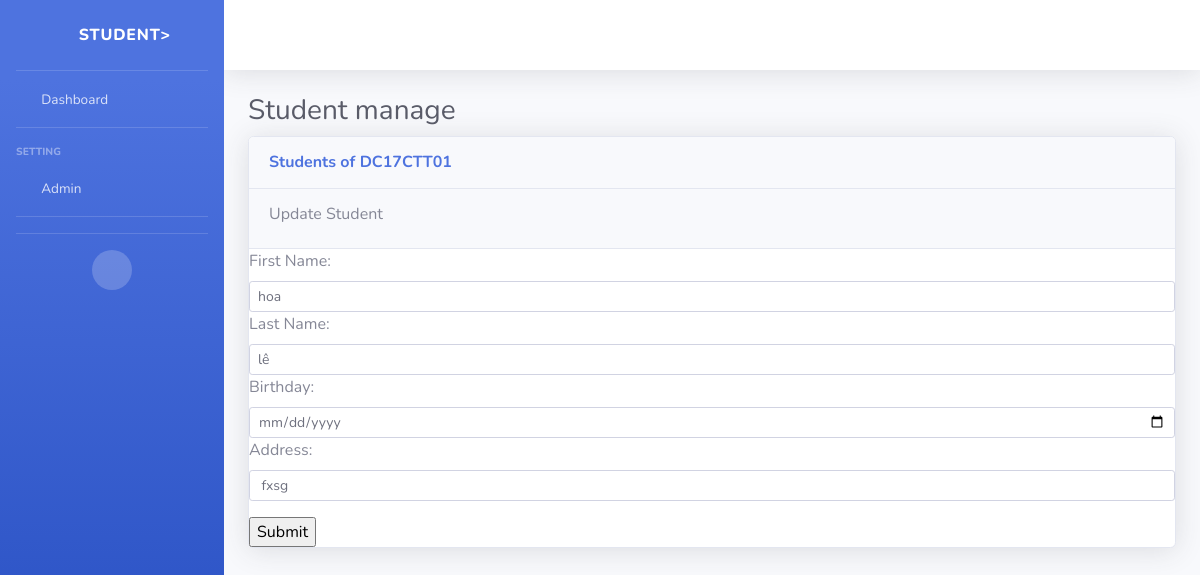
Page /update/3 on the committed database.
### astudent/models.py (models this page shows)
class StudentModel(models.Model):
	first_name=models.CharField(max_length=255)
	last_name=models.CharField(max_length=255)
	birthday=models.DateField()
	address=models.TextField()

### astudent/views.py (the view, shortened to what this page needs)
# urls.py: path('update/<int:id>', views.UpdateStudent.as_view(), name='update'),
class UpdateStudent(View):
	def get(self, request, id):
		students=StudentModel.objects.get(id=id)
		context={'students': students}
		return render(request, 'astudent/update.html', context)

### astudent/templates/astudent/update.html (shortened to what this page needs)
{% extends 'base.html' %}\
{% block functionadd %}
 <div class="card-header py-3">
                           <h6>Update Student</h6>
                        </div>
                        {% endblock functionadd %}
{% block content %}
<div>
    <form action="" method="post">
    <div>
        <label>
           <div>First Name: </div>
        </label>
        <input type="text" name="first_name" class="form-control form-control-sm" value="{{students.first_name}}">
    </div>
     <div>
        <label>
           <div>Last Name: </div>
        </label>
        <input type="text" name="last_name" class="form-control form-control-sm" value="{{students.last_name}}">
    </div>
     <div>
        <label>
           <div>Birthday: </div>
        </label>
        <input type="date" name="birthday" class="form-control form-control-sm" value="{{students.birthday}}">
    </div>
     <div>
        <label>
           <div>Address: </div>
        </label>
        <input type="text" name="address" class="form-control form-control-sm" value=" {{students.address}}">
    </div>
    <div>
    <input type="submit" name="updatesave">
</div>
    </form>
</div>
{% endblock content %}

### rows in the picture
StudentModel: first_name "hoa", last_name "lê", address "fxsg"
